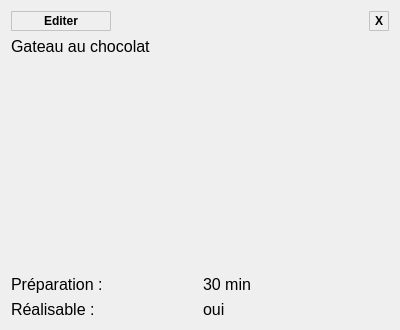
<?xml version="1.0" encoding="UTF-8"?>
<ui version="4.0">
 <class>VignetteRecette</class>
 <widget class="QWidget" name="VignetteRecette">
  <property name="geometry">
   <rect>
    <x>0</x>
    <y>0</y>
    <width>400</width>
    <height>330</height>
   </rect>
  </property>
  <property name="maximumSize">
   <size>
    <width>400</width>
    <height>400</height>
   </size>
  </property>
  <property name="cursor">
   <cursorShape>PointingHandCursor</cursorShape>
  </property>
  <property name="windowTitle">
   <string>Form</string>
  </property>
  <property name="styleSheet">
   <string notr="true">
QLabel{
	font:16px;
	color:black;
}
</string>
  </property>
  <layout class="QVBoxLayout" name="verticalLayout" stretch="0,0,20,0,0">
   <item>
    <layout class="QHBoxLayout" name="horizontalLayout_3" stretch="50,50,0">
     <item>
      <widget class="QPushButton" name="modifButton">
       <property name="minimumSize">
        <size>
         <width>80</width>
         <height>20</height>
        </size>
       </property>
       <property name="maximumSize">
        <size>
         <width>100</width>
         <height>20</height>
        </size>
       </property>
       <property name="styleSheet">
        <string notr="true"> QPushButton {
     border: 1px solid #C3C3C3;;
     border-radius: 1px;
     background-color: qlineargradient(x1: 0, y1: 0, x2: 0, y2: 1,
                                       stop: 0 #f6f7fa, stop: 1 #dadbde);
	text-align: center;
	font : bold;
 }
QPushButton:hover{
	border: 2px solid #BFBFBF;
}
 QPushButton:pressed {
     background-color: qlineargradient(x1: 0, y1: 0, x2: 0, y2: 1,
                                       stop: 0 #dadbde, stop: 1 #f6f7fa);
 }
 QPushButton:flat {
     border: none; /* no border for a flat push button */
 }
 QPushButton:default {
     border-color: navy; /* make the default button prominent */
 }</string>
       </property>
       <property name="text">
        <string>Editer</string>
       </property>
      </widget>
     </item>
     <item>
      <spacer name="horizontalSpacer">
       <property name="orientation">
        <enum>Qt::Horizontal</enum>
       </property>
       <property name="sizeHint" stdset="0">
        <size>
         <width>40</width>
         <height>20</height>
        </size>
       </property>
      </spacer>
     </item>
     <item>
      <widget class="QPushButton" name="buttonSuppr">
       <property name="minimumSize">
        <size>
         <width>20</width>
         <height>20</height>
        </size>
       </property>
       <property name="maximumSize">
        <size>
         <width>30</width>
         <height>20</height>
        </size>
       </property>
       <property name="styleSheet">
        <string notr="true"> QPushButton {
     border: 1px solid #C3C3C3;;
     border-radius: 1px;
     background-color: qlineargradient(x1: 0, y1: 0, x2: 0, y2: 1,
                                       stop: 0 #f6f7fa, stop: 1 #dadbde);
	text-align: center;
	font : bold;
 }
QPushButton:hover{
	border: 2px solid #BFBFBF;
}
 QPushButton:pressed {
     background-color: qlineargradient(x1: 0, y1: 0, x2: 0, y2: 1,
                                       stop: 0 #dadbde, stop: 1 #f6f7fa);
 }
 QPushButton:flat {
     border: none; /* no border for a flat push button */
 }
 QPushButton:default {
     border-color: navy; /* make the default button prominent */
 }</string>
       </property>
       <property name="text">
        <string>X</string>
       </property>
      </widget>
     </item>
    </layout>
   </item>
   <item>
    <widget class="QLabel" name="labelNom">
     <property name="text">
      <string>Gateau au chocolat</string>
     </property>
    </widget>
   </item>
   <item>
    <widget class="QLabel" name="labelImage">
     <property name="styleSheet">
      <string notr="true">QLabel#labelImage

{
	border-image: url(:/Images/Images/gateauChocolat.jpg) 0 0 0 0 stretch stretch;
}</string>
     </property>
     <property name="text">
      <string/>
     </property>
     <property name="alignment">
      <set>Qt::AlignCenter</set>
     </property>
    </widget>
   </item>
   <item>
    <layout class="QHBoxLayout" name="horizontalLayout">
     <item>
      <widget class="QLabel" name="label">
       <property name="text">
        <string>Préparation :</string>
       </property>
      </widget>
     </item>
     <item>
      <widget class="QLabel" name="labelDureePrep">
       <property name="text">
        <string>30 min</string>
       </property>
      </widget>
     </item>
    </layout>
   </item>
   <item>
    <layout class="QHBoxLayout" name="horizontalLayout_2">
     <item>
      <widget class="QLabel" name="label_2">
       <property name="text">
        <string>Réalisable :</string>
       </property>
      </widget>
     </item>
     <item>
      <widget class="QLabel" name="labelRealisable">
       <property name="text">
        <string>oui</string>
       </property>
      </widget>
     </item>
    </layout>
   </item>
  </layout>
 </widget>
 <resources/>
 <connections/>
</ui>
